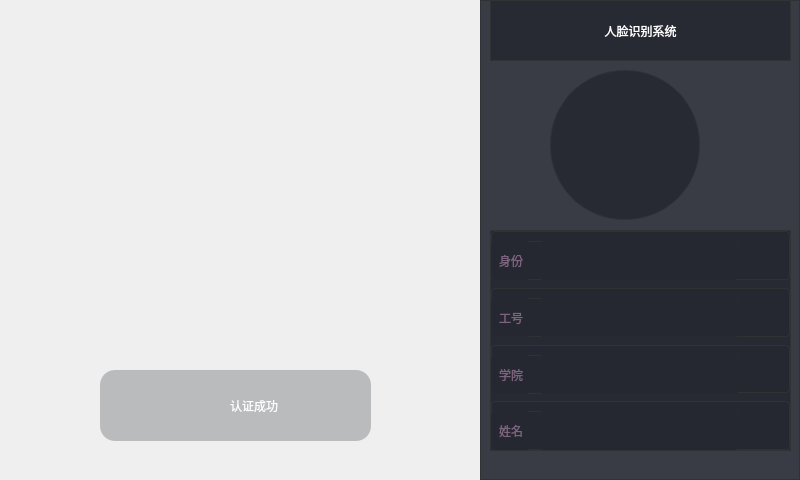
<?xml version="1.0" encoding="UTF-8"?>
<ui version="4.0">
 <class>FaceAttendence</class>
 <widget class="QMainWindow" name="FaceAttendence">
  <property name="enabled">
   <bool>false</bool>
  </property>
  <property name="geometry">
   <rect>
    <x>0</x>
    <y>0</y>
    <width>800</width>
    <height>480</height>
   </rect>
  </property>
  <property name="windowTitle">
   <string>FaceAttendence</string>
  </property>
  <widget class="QWidget" name="centralwidget">
   <widget class="QWidget" name="camera" native="true">
    <property name="enabled">
     <bool>false</bool>
    </property>
    <property name="geometry">
     <rect>
      <x>0</x>
      <y>0</y>
      <width>480</width>
      <height>480</height>
     </rect>
    </property>
    <property name="sizePolicy">
     <sizepolicy hsizetype="Fixed" vsizetype="Fixed">
      <horstretch>0</horstretch>
      <verstretch>0</verstretch>
     </sizepolicy>
    </property>
    <property name="minimumSize">
     <size>
      <width>480</width>
      <height>480</height>
     </size>
    </property>
    <property name="maximumSize">
     <size>
      <width>480</width>
      <height>480</height>
     </size>
    </property>
    <property name="styleSheet">
     <string notr="true"/>
    </property>
    <widget class="QWidget" name="widget_2" native="true">
     <property name="enabled">
      <bool>false</bool>
     </property>
     <property name="geometry">
      <rect>
       <x>100</x>
       <y>370</y>
       <width>271</width>
       <height>71</height>
      </rect>
     </property>
     <property name="styleSheet">
      <string notr="true">border-radius:15px;
background-color: rgba(49, 50, 54,70);</string>
     </property>
     <layout class="QHBoxLayout" name="horizontalLayout_2">
      <item>
       <spacer name="horizontalSpacer">
        <property name="orientation">
         <enum>Qt::Horizontal</enum>
        </property>
        <property name="sizeHint" stdset="0">
         <size>
          <width>40</width>
          <height>20</height>
         </size>
        </property>
       </spacer>
      </item>
      <item>
       <layout class="QHBoxLayout" name="horizontalLayout">
        <item>
         <widget class="QLabel" name="yes">
          <property name="minimumSize">
           <size>
            <width>31</width>
            <height>21</height>
           </size>
          </property>
          <property name="maximumSize">
           <size>
            <width>31</width>
            <height>21</height>
           </size>
          </property>
          <property name="styleSheet">
           <string notr="true">border:none;
background-color: rgba(49, 50, 54,0);
border-image: url(:/yes.png);
</string>
          </property>
          <property name="text">
           <string/>
          </property>
         </widget>
        </item>
        <item>
         <widget class="QLabel" name="success">
          <property name="styleSheet">
           <string notr="true">font: 25 24pt &quot;微软雅黑 Light&quot;;
color: rgb(255, 255, 255);
background-color: rgba(49, 50, 54,0);
border:none;</string>
          </property>
          <property name="text">
           <string>认证成功</string>
          </property>
         </widget>
        </item>
       </layout>
      </item>
      <item>
       <spacer name="horizontalSpacer_2">
        <property name="orientation">
         <enum>Qt::Horizontal</enum>
        </property>
        <property name="sizeHint" stdset="0">
         <size>
          <width>40</width>
          <height>20</height>
         </size>
        </property>
       </spacer>
      </item>
     </layout>
    </widget>
    <widget class="QLabel" name="head_cap_img">
     <property name="geometry">
      <rect>
       <x>110</x>
       <y>70</y>
       <width>266</width>
       <height>266</height>
      </rect>
     </property>
     <property name="styleSheet">
      <string notr="true">border-image: url(:/crc.png);</string>
     </property>
     <property name="text">
      <string/>
     </property>
    </widget>
    <widget class="QLabel" name="videoLb">
     <property name="geometry">
      <rect>
       <x>0</x>
       <y>0</y>
       <width>480</width>
       <height>480</height>
      </rect>
     </property>
     <property name="text">
      <string/>
     </property>
    </widget>
    <zorder>videoLb</zorder>
    <zorder>widget_2</zorder>
    <zorder>head_cap_img</zorder>
   </widget>
   <widget class="QWidget" name="widget" native="true">
    <property name="geometry">
     <rect>
      <x>480</x>
      <y>0</y>
      <width>320</width>
      <height>480</height>
     </rect>
    </property>
    <property name="styleSheet">
     <string notr="true">QWidget {
    border: 1px solid #313236;

	
	background-color: rgba(37, 40, 49,0.9);
}

QWidget#headline{
	
	font: 24pt &quot;微软雅黑&quot;;
	
	color: rgb(255, 255, 255);

}
QWidget#head_image{
	
	border-radius:74px;


}</string>
    </property>
    <widget class="QLabel" name="headline">
     <property name="geometry">
      <rect>
       <x>10</x>
       <y>0</y>
       <width>301</width>
       <height>61</height>
      </rect>
     </property>
     <property name="text">
      <string>人脸识别系统</string>
     </property>
     <property name="alignment">
      <set>Qt::AlignCenter</set>
     </property>
    </widget>
    <widget class="QLabel" name="head_image">
     <property name="geometry">
      <rect>
       <x>70</x>
       <y>70</y>
       <width>150</width>
       <height>150</height>
      </rect>
     </property>
     <property name="text">
      <string/>
     </property>
    </widget>
    <widget class="QWidget" name="layoutWidget">
     <property name="geometry">
      <rect>
       <x>10</x>
       <y>230</y>
       <width>301</width>
       <height>221</height>
      </rect>
     </property>
     <layout class="QVBoxLayout" name="verticalLayout">
      <item>
       <widget class="QWidget" name="widget_3" native="true">
        <property name="styleSheet">
         <string notr="true">QWidget {
    border: 1px solid #313236;
    padding: 5px; /* 添加内边距 */
    margin: 1px;  /* 添加外边距 */
	border-radius:4px;
	
	background-color: rgba(37, 40, 49,0.9);
}

QLabel {
    border: none;
    font: bold 12pt &quot;微软雅黑&quot;;
    color: rgb(125, 100, 127);
    
}
QLineEdit {
	border:none;
	
	font: bold 10pt &quot;微软雅黑&quot;;

	color:rgb(255,255,255)

}
</string>
        </property>
        <widget class="QWidget" name="layoutWidget">
         <property name="geometry">
          <rect>
           <x>0</x>
           <y>10</y>
           <width>250</width>
           <height>41</height>
          </rect>
         </property>
         <layout class="QHBoxLayout" name="horizontalLayout_3">
          <item>
           <widget class="QLabel" name="label_3">
            <property name="text">
             <string>身份</string>
            </property>
           </widget>
          </item>
          <item>
           <widget class="QLineEdit" name="LE_identity">
            <property name="sizePolicy">
             <sizepolicy hsizetype="Expanding" vsizetype="Expanding">
              <horstretch>0</horstretch>
              <verstretch>0</verstretch>
             </sizepolicy>
            </property>
            <property name="text">
             <string/>
            </property>
            <property name="alignment">
             <set>Qt::AlignCenter</set>
            </property>
           </widget>
          </item>
         </layout>
        </widget>
       </widget>
      </item>
      <item>
       <widget class="QWidget" name="widget_4" native="true">
        <property name="styleSheet">
         <string notr="true">QWidget {
    border: 1px solid #313236;
    padding: 5px; /* 添加内边距 */
    margin: 1px;  /* 添加外边距 */
	border-radius:4px;
	
	background-color: rgba(37, 40, 49,0.9);
}

QLabel {
    border: none;
    font: bold 12pt &quot;微软雅黑&quot;;
    color: rgb(125, 100, 127);
  
    
}
QLineEdit {
	border:none;
	
	font: bold 10pt &quot;微软雅黑&quot;;

 
	color:rgb(255,255,255)

}
</string>
        </property>
        <widget class="QWidget" name="layoutWidget_4">
         <property name="geometry">
          <rect>
           <x>0</x>
           <y>10</y>
           <width>250</width>
           <height>41</height>
          </rect>
         </property>
         <layout class="QHBoxLayout" name="horizontalLayout_6">
          <item>
           <widget class="QLabel" name="label_6">
            <property name="text">
             <string>工号</string>
            </property>
           </widget>
          </item>
          <item>
           <widget class="QLineEdit" name="LE_Work_ID">
            <property name="sizePolicy">
             <sizepolicy hsizetype="Expanding" vsizetype="Expanding">
              <horstretch>0</horstretch>
              <verstretch>0</verstretch>
             </sizepolicy>
            </property>
            <property name="text">
             <string/>
            </property>
            <property name="alignment">
             <set>Qt::AlignCenter</set>
            </property>
           </widget>
          </item>
         </layout>
        </widget>
       </widget>
      </item>
      <item>
       <widget class="QWidget" name="widget_6" native="true">
        <property name="styleSheet">
         <string notr="true">QWidget {
    border: 1px solid #313236;
    padding: 5px; /* 添加内边距 */
    margin: 1px;  /* 添加外边距 */
	border-radius:4px;
	
	background-color: rgba(37, 40, 49,0.9);
}

QLabel {
    border: none;
    font: bold 12pt &quot;微软雅黑&quot;;
    color: rgb(125, 100, 127);
   
    
}
QLineEdit {
	border:none;
	
	font: bold 10pt &quot;微软雅黑&quot;;

  
	color:rgb(255,255,255)

}
</string>
        </property>
        <widget class="QWidget" name="layoutWidget_7">
         <property name="geometry">
          <rect>
           <x>0</x>
           <y>10</y>
           <width>250</width>
           <height>41</height>
          </rect>
         </property>
         <layout class="QHBoxLayout" name="horizontalLayout_9">
          <item>
           <widget class="QLabel" name="label_9">
            <property name="text">
             <string>学院</string>
            </property>
           </widget>
          </item>
          <item>
           <widget class="QLineEdit" name="lineEdit_7">
            <property name="sizePolicy">
             <sizepolicy hsizetype="Expanding" vsizetype="Expanding">
              <horstretch>0</horstretch>
              <verstretch>0</verstretch>
             </sizepolicy>
            </property>
            <property name="text">
             <string/>
            </property>
            <property name="alignment">
             <set>Qt::AlignCenter</set>
            </property>
           </widget>
          </item>
         </layout>
        </widget>
       </widget>
      </item>
      <item>
       <widget class="QWidget" name="widget_9" native="true">
        <property name="styleSheet">
         <string notr="true">QWidget {
    border: 1px solid #313236;
    padding: 5px; /* 添加内边距 */
    margin: 1px;  /* 添加外边距 */
	border-radius:4px;
	
	background-color: rgba(37, 40, 49,0.9);
}

QLabel {
    border: none;
    font: bold 12pt &quot;微软雅黑&quot;;
    color: rgb(125, 100, 127);
   
    
}
QLineEdit {
	border:none;
	
	font: bold 10pt &quot;微软雅黑&quot;;

	color:rgb(255,255,255)

}
</string>
        </property>
        <widget class="QWidget" name="layoutWidget_8">
         <property name="geometry">
          <rect>
           <x>0</x>
           <y>10</y>
           <width>250</width>
           <height>41</height>
          </rect>
         </property>
         <layout class="QHBoxLayout" name="horizontalLayout_10">
          <item>
           <widget class="QLabel" name="label_10">
            <property name="text">
             <string>姓名</string>
            </property>
           </widget>
          </item>
          <item>
           <widget class="QLineEdit" name="LE_Name">
            <property name="sizePolicy">
             <sizepolicy hsizetype="Expanding" vsizetype="Expanding">
              <horstretch>0</horstretch>
              <verstretch>0</verstretch>
             </sizepolicy>
            </property>
            <property name="text">
             <string/>
            </property>
            <property name="alignment">
             <set>Qt::AlignCenter</set>
            </property>
           </widget>
          </item>
         </layout>
        </widget>
       </widget>
      </item>
     </layout>
    </widget>
   </widget>
  </widget>
 </widget>
 <resources/>
 <connections/>
</ui>
